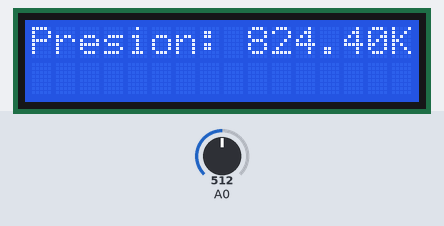
The sketch below on a simulated Arduino Uno, built with avr-gcc and run on an emulated ATmega328P. Parts: 16×2 character LCD. Inputs (shaded band) come from the test bench; at power-on: A0 = 512. What the sketch prints to the serial monitor is not drawn.

Above: at 2.4 s.
2.5 s: A0 set to 716
At 3.6 s:
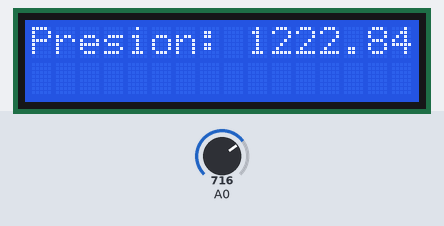
4.6 s: A0 set to 900
At 6.1 s:
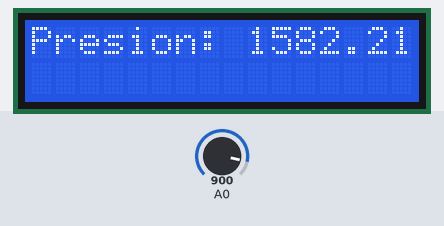
7.2 s: A0 set to 1023
At 9.8 s:
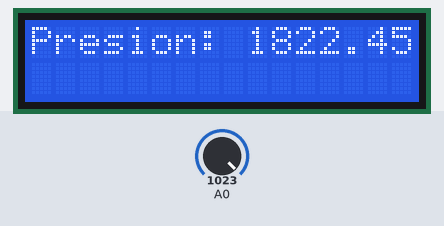
Timing chart, 0 to 11.3 s (numbered marks = the images above; inputs shaded):
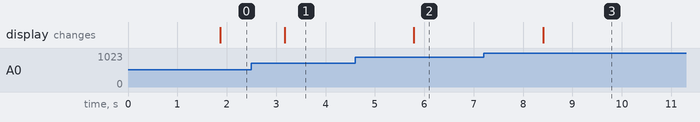

The sketch:

sketch_feb28a.ino
```cpp
#include <LiquidCrystal.h>
LiquidCrystal lcd(2, 3, 4, 5, 6, 7);
const float  OffSet = 0.439 ;
double rho = 997; //densidad agua aceite 850
double g = 9.8; //gravedad
double area = 0.56; // m2
double litros = 0.0;
int lectura,porcentaje;

byte nivel[8] = {B11111,B11111,B11111,B11111,B11111,B11111,B11111,B11111,}; //El Siguiente Array dibuja el carcater para visualizar el nivel
float V, P, val;

void setup()
{
  Serial.begin(9600);        // open serial port, set the baud rate to 9600 bps
  Serial.println("/** Visualizacion de la presion **/");
  lcd.begin(16, 2);
  lcd.print("Iniciando...");
  delay(750);

}

void MonitoreoSerial(){

   float sensorValue = analogRead(A0); //La lectura analogica va desde 0 a 1023, si contamos el 0 son 1024.

   V = 0;
   for (int i= 0; i<10; i++){
   V = V + (sensorValue*5.0/1024.0);
   delay(50);
   }


   const float Vout = V/10;

   P = (Vout - OffSet) * 400;            //Calculate water pressure

  Serial.print("Voltaje:");
  Serial.print(Vout, 3);
  Serial.println("V");

  Serial.print(" Presion:");
  Serial.print(P, 1);
  Serial.println(" KPa");
  Serial.println();

  delay(50);
  }

void cal_Nivel(){

   float sensorValue = analogRead(A0); //La lectura analogica va desde 0 a 1023, si contamos el 0 son 1024.


  // val = map(V, 0.44, 5, 0.44, 5);

   V = 0;
   for (int i= 0; i<10; i++){
   V = V + (sensorValue*5.0/1024.0);
   delay(50);
   }

   const float Vout = V/10;

   P = (Vout - OffSet) * 400;

   //Serial.println(val);
   //delay(50);

   //P = (Vout-OffSet)*400;   //Calculo de la presion en Kpa
   //LT= 20*P ;
   //niv = ((P*1000)/(rho*g));  // calculo del nivel en m (multiplicar x 100 parapasar a cm)
   //litros = niv*area;

   lcd.clear();
   lcd.print("Presion:");
   lcd.print(" ");
   lcd.print(P); //niv
   lcd.print("Kpa");

  // lcd.setCursor(0, 1);   //marca 1
  // lcd.write(byte(1));


}


void loop(){

   MonitoreoSerial();
   cal_Nivel();     //Se llama a la Funcion
   delay(250);
}
```

Measured:
- after the input at 2.5 s, the display: changes after 0.68 s (image 1)
- after the input at 4.6 s, the display: changes after 1.2 s (image 2)
- after the input at 7.2 s, the display: changes after 1.2 s (image 3)
